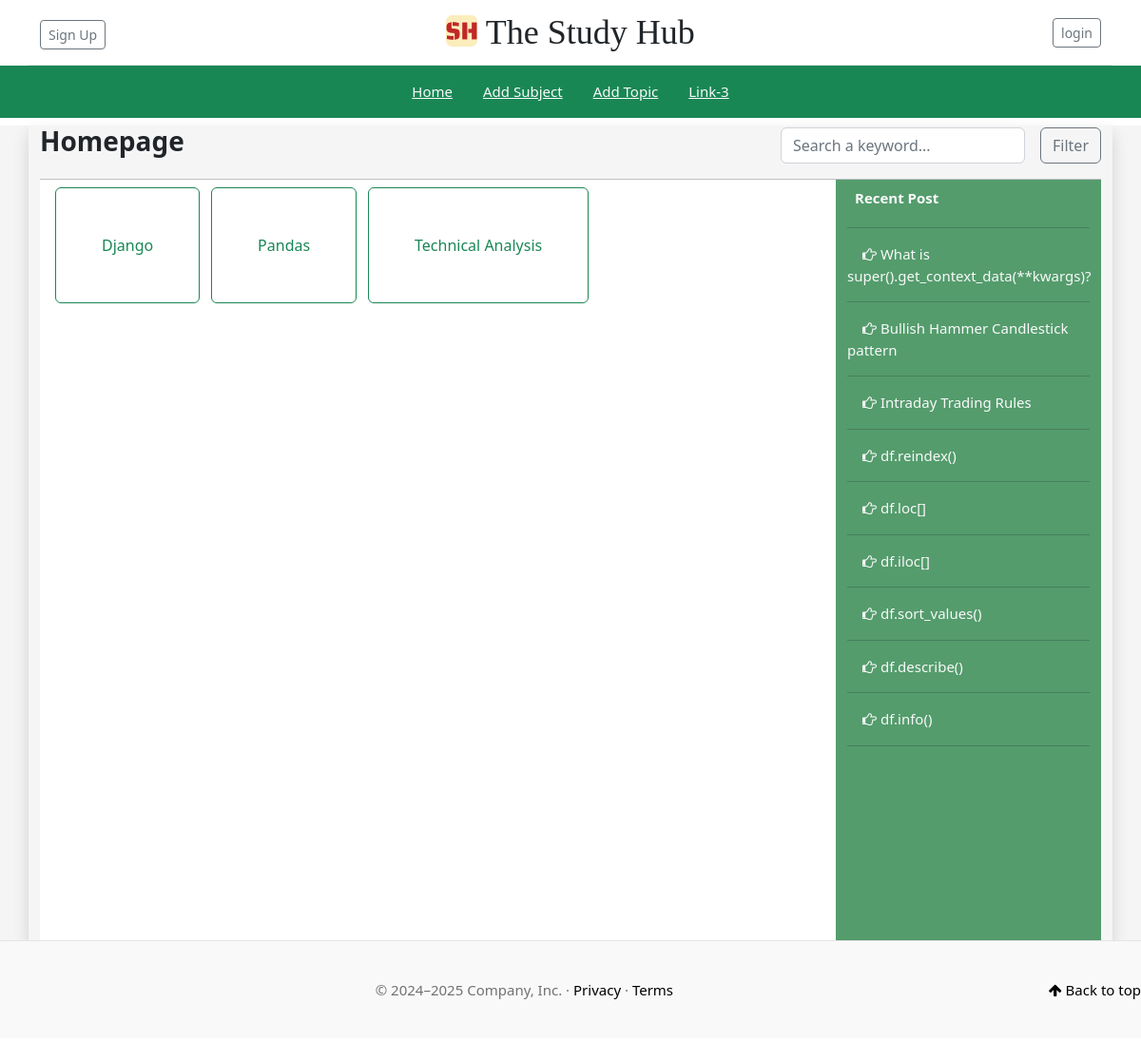
The app's page /, older data.
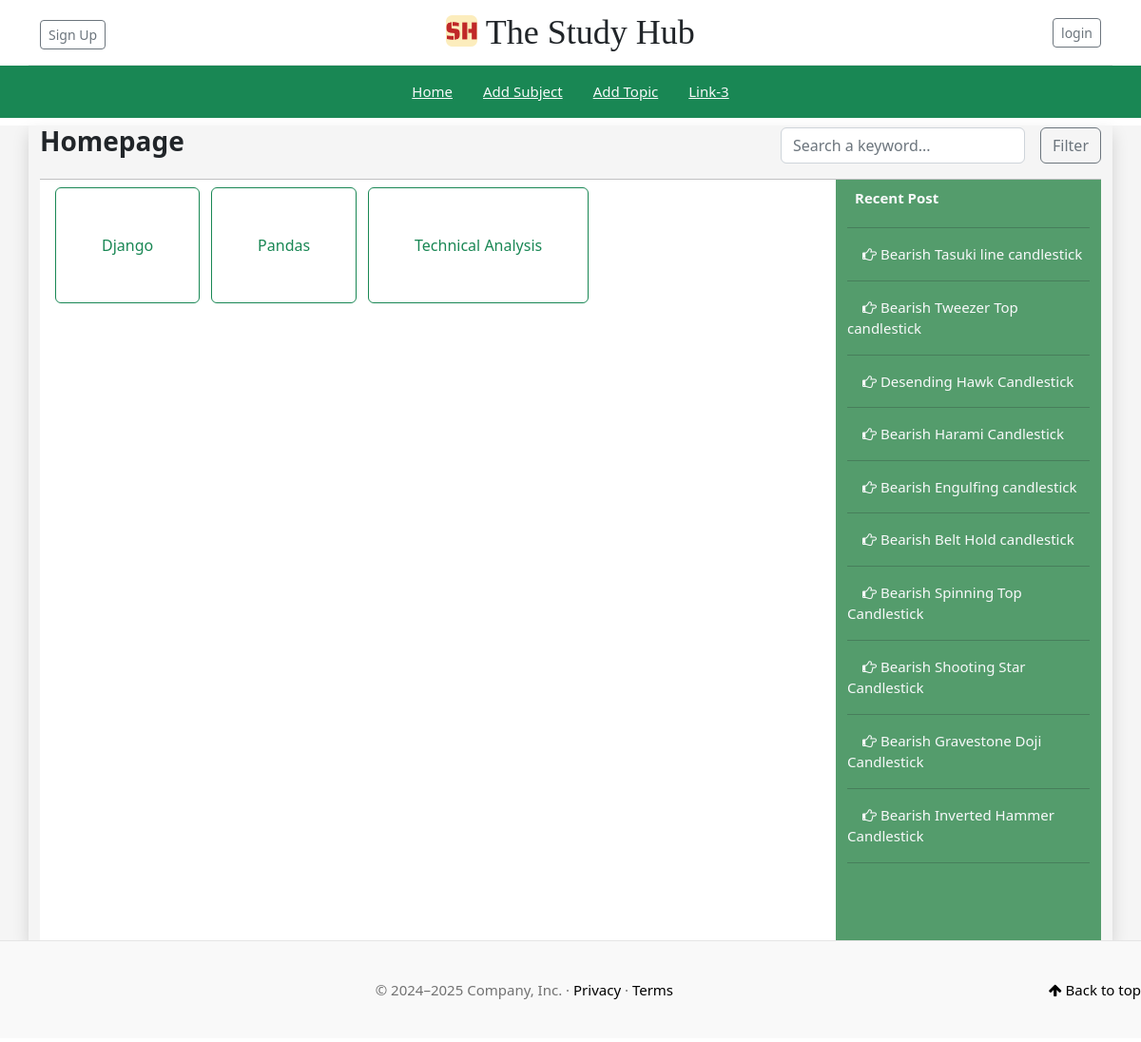
The same page, newer data.
### study_app/models.py (models this page shows, shortened)
class Subject(models.Model):
    id = models.UUIDField(primary_key=True, default=uuid.uuid4, editable=False)
    name = models.CharField(max_length=100)
    description = models.TextField()
    created_at = models.DateTimeField(auto_now_add=True)
    updated_at = models.DateTimeField(auto_now=True)

class Topic(models.Model):
    id = models.UUIDField(primary_key=True, default=uuid.uuid4, editable=False)
    subject = models.ForeignKey(Subject, on_delete=models.CASCADE)
    name = models.CharField(max_length=100)
    description = models.TextField()
    created_at = models.DateTimeField(auto_now_add=True)
    updated_at = models.DateTimeField(auto_now=True)

### study_app/views.py (the view)
# urls.py: path("", HomeView.as_view(), name="home"),
class HomeView(TemplateView):
    template_name = "home.html"
    def get_context_data(self, **kwargs):
        context = super().get_context_data(**kwargs)
        context["subject_list"] = Subject.objects.all().order_by('name')
        context["recent_post"] = Topic.objects.all().order_by('-created_at', 'name')[:10]
        return context

### study_app/context_processors.py (called while the page is built)
def site_context(request):
    title = "The Study Hub"
    return {
        "title":title,
    }

### templates/home.html (shortened to what this page needs)
{% extends 'master.html' %}{% load static %}
{% block headblock %} Homepage{% endblock %}
{% block mainblock %}
<div class="container-fluid" style="height: 100vh;">
    <div class="row" style="height: 100%;">
        <div class="col-md-9" style="height: 100%; overflow-y: auto;">
            <div class="mt-1">
                {% for subject in subject_list %}
                    <a href="{% url 'subject_details' %}?subject={{subject.name|urlencode}}" class="btn btn-outline-success p-5 m-1">
                        {{subject.name}}
                    </a>
                {% endfor %}
            </div>
        </div>
        <div class="col-md-3" style="background-color: rgb(84, 156, 108); height: 100%; overflow-y: auto;">
            <p class="p-1 m-1 text-light fw-bold"> Recent Post</p>
            <hr/>
            <ul class="list-unstyled">
                {% for topic in recent_post %}
                    <li>
                        <a  href="{% url 'topic_details' %}?topic={{topic.name|urlencode}}" class="ms-3 text-light">
                            <i class="fa fa-hand-o-right" aria-hidden="true"></i> {{ topic.name|truncatewords:4}}
                        </a>
                        <hr/>
                    </li>
                {% endfor %}
            </ul>
        </div>
    </div>
</div>
{% endblock %}

Row changes from the older to the newer data that the page shows:
no longer on this page (row unchanged): Topic: name "What is super().get_context_data(**kwargs)?"
no longer on this page (row edited): Topic: name "Bullish Hammer Candlestick pattern"
no longer on this page (row unchanged): Topic: name "Intraday Trading Rules"
no longer on this page (row unchanged): Topic: name "df.reindex()"
no longer on this page (row unchanged): Topic: name "df.loc[]"
no longer on this page (row unchanged): Topic: name "df.iloc[]"
no longer on this page (row unchanged): Topic: name "df.sort_values()"
no longer on this page (row unchanged): Topic: name "df.describe()"
no longer on this page (row unchanged): Topic: name "df.info()"
added Topic: name "Bearish Tasuki line candlestick"
added Topic: name "Bearish Tweezer Top candlestick"
added Topic: name "Desending Hawk Candlestick"
added Topic: name "Bearish Harami Candlestick"
added Topic: name "Bearish Engulfing candlestick"
added Topic: name "Bearish Belt Hold candlestick"
added Topic: name "Bearish Spinning Top Candlestick"
added Topic: name "Bearish Shooting Star Candlestick"
added Topic: name "Bearish Gravestone Doji Candlestick"
added Topic: name "Bearish Inverted Hammer Candlestick"
